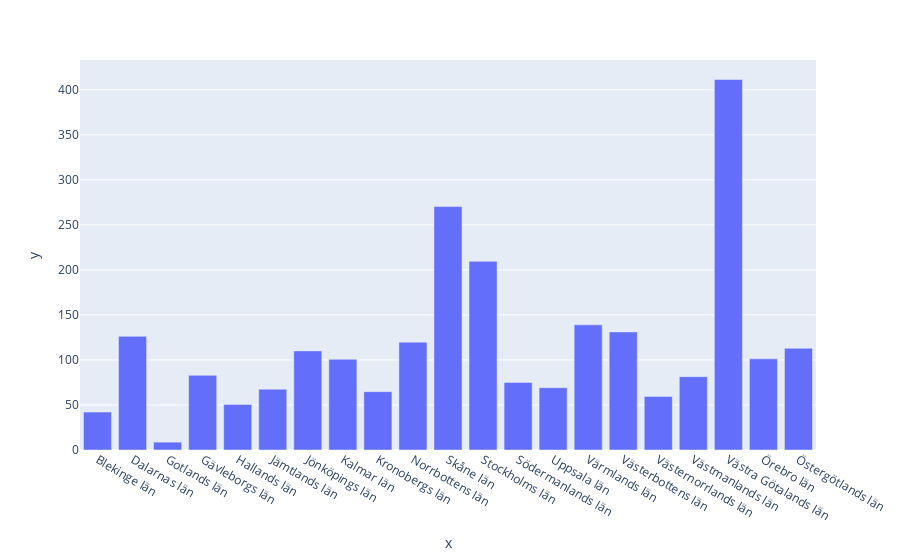

Here is the notebook cell this chart was saved with:
### Markdown cell above
### minst dos 2

### Code cell
import plotly_express as px
import matplotlib.pyplot as plt

dfg = vaccinerade_kommun_och_ålder.groupby('Län_namn')['Andel minst 2 doser'].sum() 

fig = px.bar(x=dfg.index, y=dfg)
fig.show()

### Figure 1 — Plotly figure (JSON) as saved in the notebook; plotly's stock layout.template omitted (floating-point values rounded to 4 significant figures)
{"data": [{"alignmentgroup": "True", "hovertemplate": "x=%{x}<br>y=%{y}<extra></extra>", "legendgroup": "", "marker": {"color": "#636efa", "pattern": {"shape": ""}}, "name": "", "offsetgroup": "", "orientation": "v", "showlegend": false, "textposition": "auto", "type": "bar", "x": ["Blekinge län", "Dalarnas län", "Gotlands län", "Gävleborgs län", "Hallands län", "Jämtlands län", "Jönköpings län", "Kalmar län", "Kronobergs län", "Norrbottens län", "Skåne län", "Stockholms län", "Södermanlands län", "Uppsala län", "Värmlands län", "Västerbottens län", "Västernorrlands län", "Västmanlands län", "Västra Götalands län", "Örebro län", "Östergötlands län"], "xaxis": "x", "y": [42.1, 126.2, 8.734, 82.89, 50.65, 67.52, 110.1, 100.7, 64.82, 119.8, 270.3, 209.5, 75.01, 69.17, 139.0, 131.1, 59.52, 81.41, 411.4, 101.2, 112.9], "yaxis": "y"}], "layout": {"barmode": "relative", "legend": {"tracegroupgap": 0}, "margin": {"t": 60}, "xaxis": {"anchor": "y", "domain": [0, 1], "title": {"text": "x"}}, "yaxis": {"anchor": "x", "domain": [0, 1], "title": {"text": "y"}}}}
